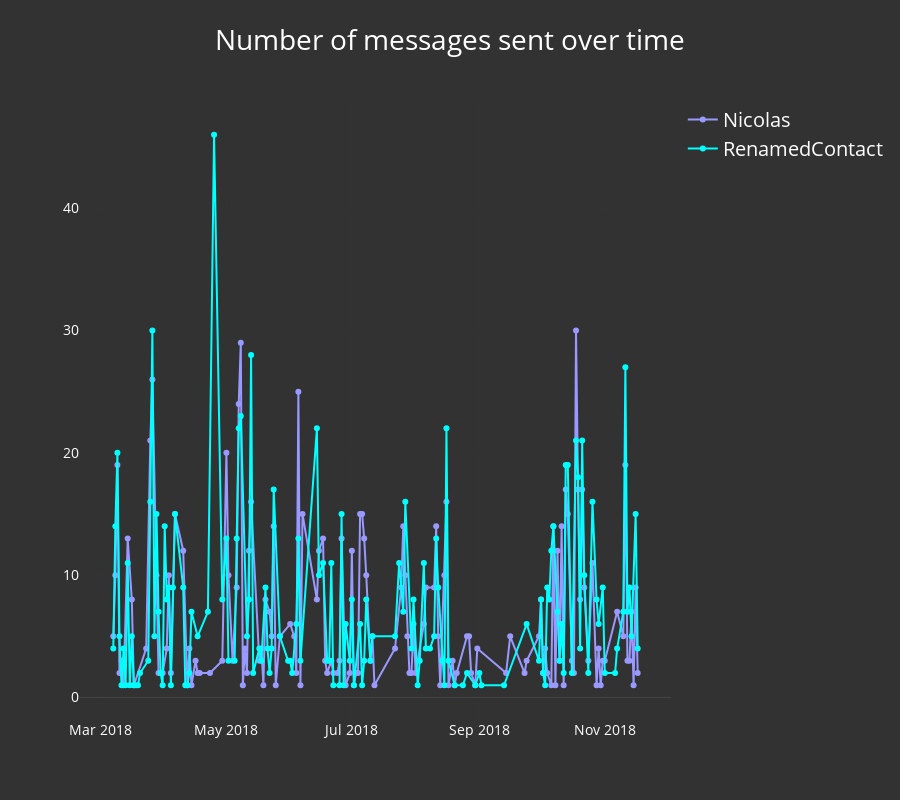

Notebook code for this chart:
### Code cell
iplot(wa.plot_chronology(nb_mode=True))

### Figure 1 — Plotly figure (JSON) as saved in the notebook; plotly's stock layout.template omitted (floating-point values rounded to 4 significant figures; data arrays with more than 128 entries replaced by an {"elided": "..."} marker saying what was removed)
{"data": [{"marker": {"color": "rgba(153, 153, 255, 1)"}, "mode": "lines+markers", "name": "Nicolas", "type": "scatter", "uid": "a1221cba-bc52-443d-8737-336aa81af817", "x": {"elided": "144 str values"}, "y": {"elided": "144 int values"}}, {"marker": {"color": "rgba(0, 255, 255, 1)"}, "mode": "lines+markers", "name": "RenamedContact", "type": "scatter", "uid": "810b93e1-20bb-49a9-a235-2b97d53c46fc", "x": {"elided": "142 str values"}, "y": {"elided": "142 int values"}}], "layout": {"font": {"color": "white", "size": 20}, "height": 800, "paper_bgcolor": "rgba(50, 50, 50, 1)", "plot_bgcolor": "rgba(50, 50, 50, 1)", "title": "Number of messages sent over time", "xaxis": {"automargin": true, "showticklabels": true, "tickfont": {"color": "white", "size": 14}, "titlefont": {"color": "white", "size": 18}}, "yaxis": {"automargin": true, "showticklabels": true, "tickfont": {"color": "white", "size": 14}, "titlefont": {"color": "white", "size": 18}}}}
